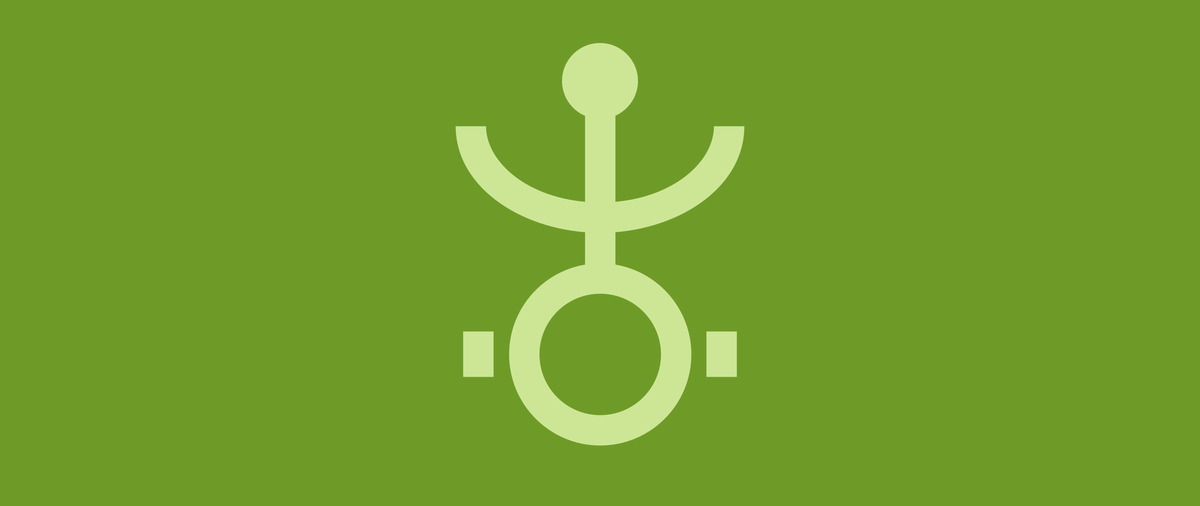
Frame 1 (no input)
Frame 2 (the mouse pressed at the canvas centre, redrawn once): identical to frame 1, image omitted

The Processing sketch that drew this single still picture (run headless with seeded random() and noise(); the mouse was pressed at the canvas centre and the sketch redrawn once):

// Processing sketch: signs
// ── signs.pde
// Manuale di Programmazione Cinematografica - Volume 4
// Daniele Olmisani, 2017

// Signs


final color PAPER = color(110, 155, 40);
final color INK = color(205, 230, 150);

void setup() {
  size(2560, 1080);
  noLoop();
}

void draw() {
  
  
  translate(0.5*width, 0.7*height);
  float graphicsWidth;
  float graphicsHeight;
  if (width < 3/4.*height) {
    graphicsWidth = width;
    graphicsHeight = 4/3.*width;
  } else {
    graphicsHeight = height;
    graphicsWidth = 3/4.*height;
  }
 float s = 0.4 * min(graphicsWidth, graphicsHeight);
  
  background(PAPER);
  
  noFill();
  stroke(INK);
  strokeCap(SQUARE);
  strokeWeight(0.2*s);
  
  ellipse(0, 0, s, s);
  arc(0, -1.5*s, 1.7*s, 1.2*s, 0, PI);
  
  line(0, -0.4*s, 0, -1.8*s);
  
  line(-0.8*s, -0.15*s, -0.8*s, 0.15*s);
  line( 0.8*s, -0.15*s,  0.8*s, 0.15*s);
  
  noStroke();
  fill(INK);
  ellipse(0, -1.8*s, 0.5*s, 0.5*s);
  
  save("signs.png");
}
